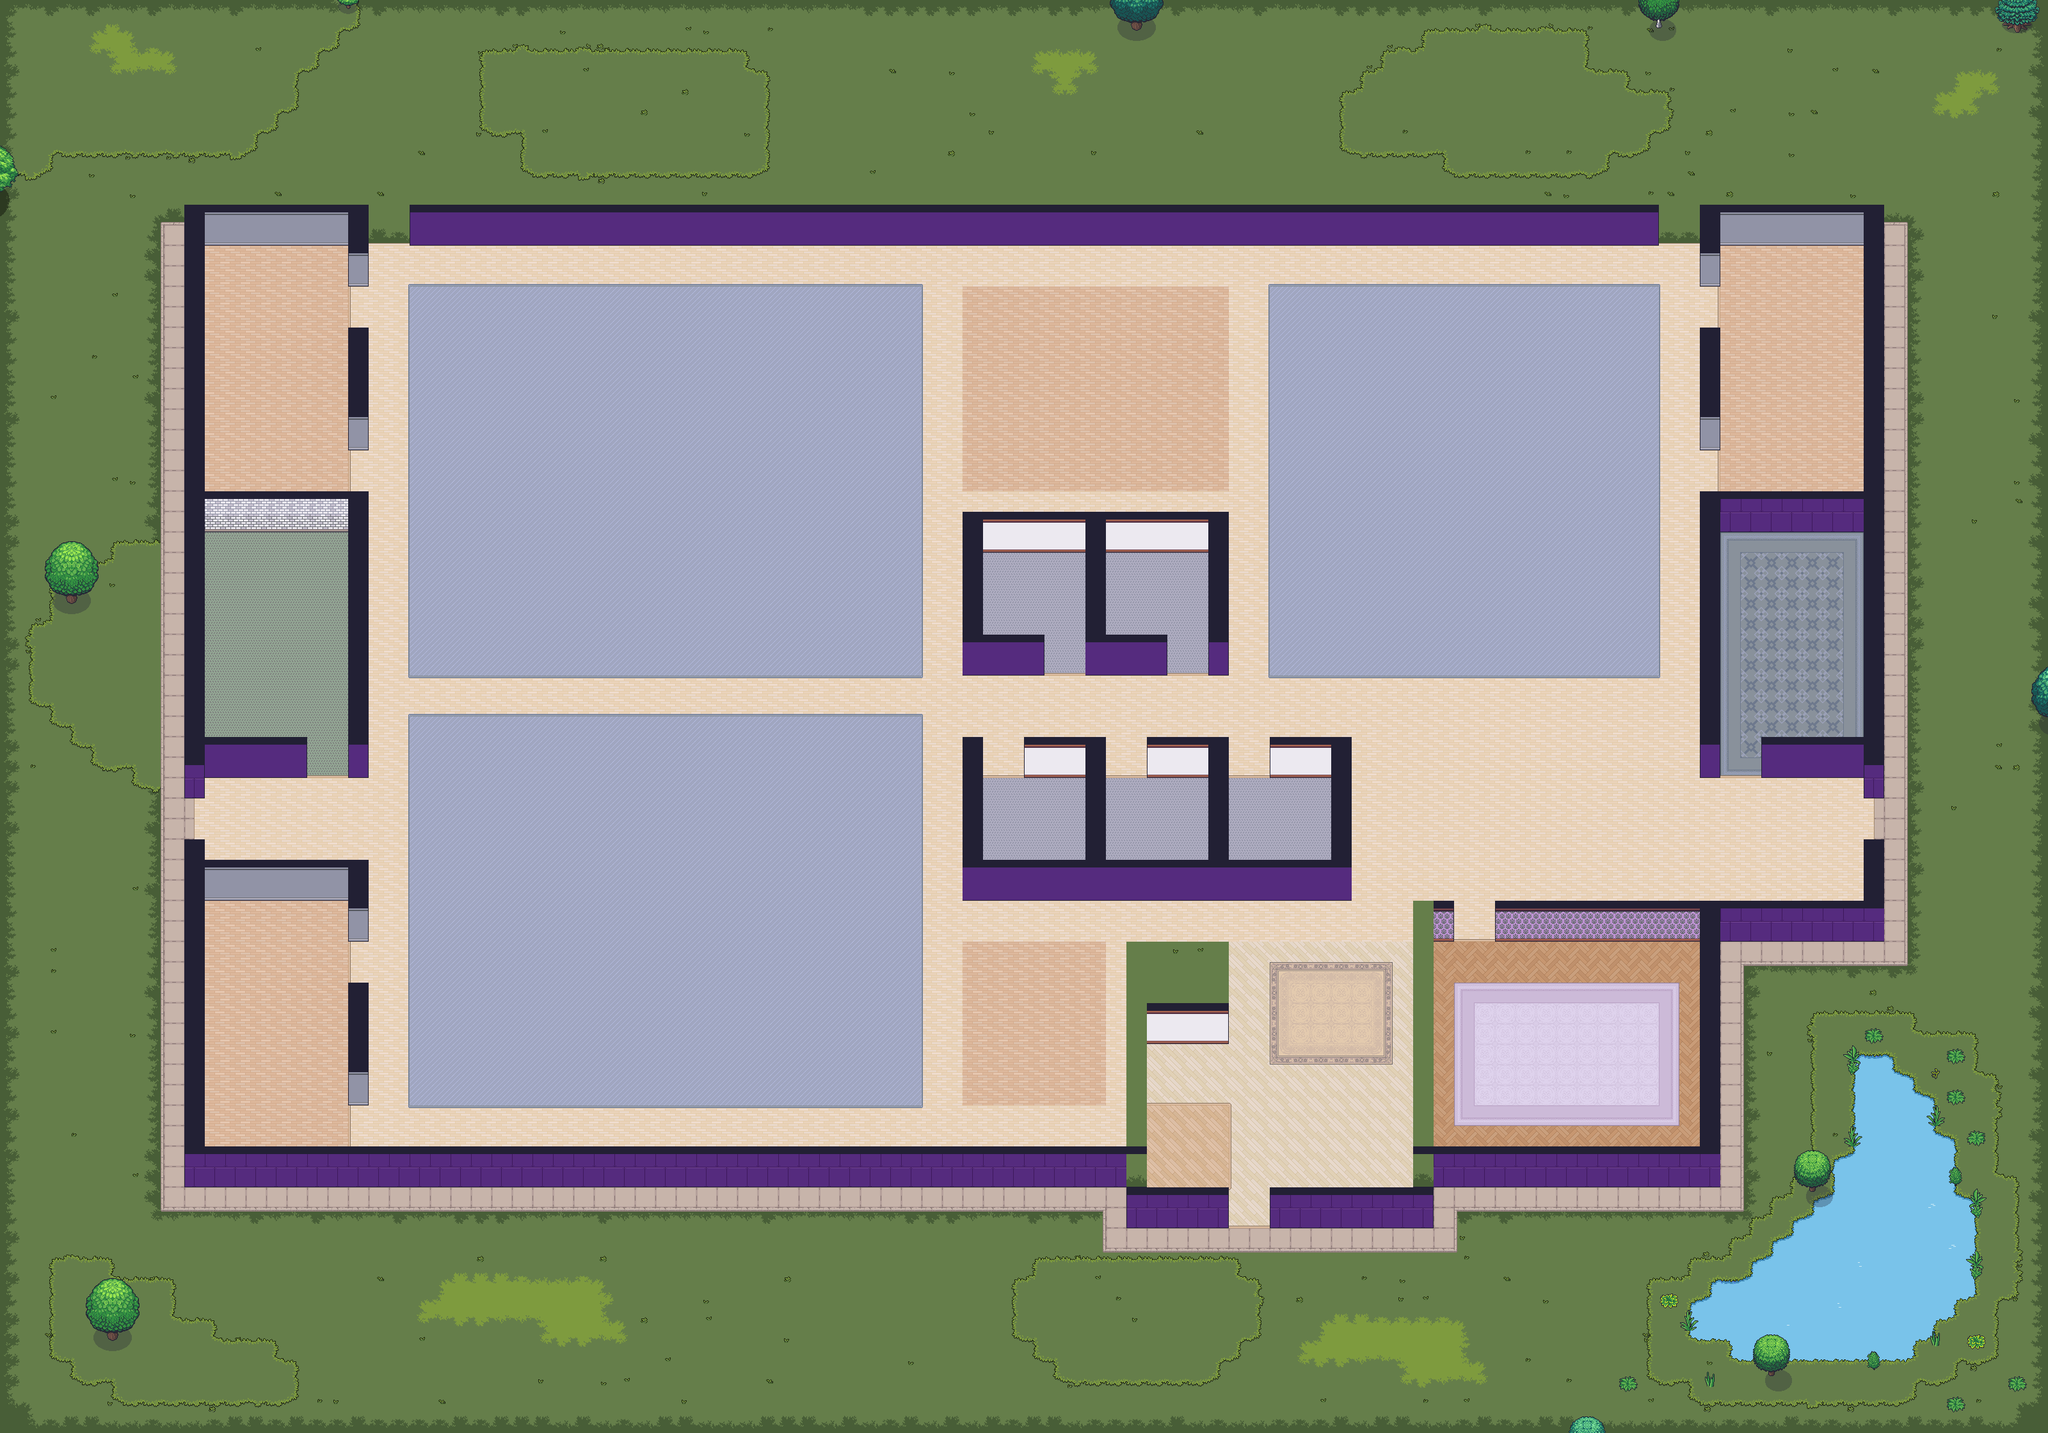

The image is a tile-based game level rendered from a .tmx file. Its description and source (layers, tilesets, objects; grid data summarised) follow:
An orthogonal 100x70 tile map with 32x32 px tiles, 7 tile layers (Terrain 1, Terrain 2, Walls and Floors 1, Walls and Floors 2, ...), 1 hidden layer not drawn, 6 tilesets.

<map version="1.10" tiledversion="1.10.2" orientation="orthogonal" renderorder="right-down" width="100" height="70" tilewidth="32" tileheight="32" infinite="0" nextlayerid="10" nextobjectid="1">
 <tileset firstgid="1" source="../../../tilesets/gather_floors_4.x.tsx" />
 <tileset firstgid="3761" source="../../../tilesets/deprecated tilesheets/gather_exterior_decoration_1.x.tsx" />
 <tileset firstgid="13561" source="../../../tilesets/gather_walls_3.x.tsx" />
 <tileset firstgid="19945" source="../../../tilesets/deprecated tilesheets/Walls/toppers.tsx" />
 <tileset firstgid="21169" source="../../../tilesets/gather_terrains_4.x.tsx" />
 <tileset firstgid="29009" source="../../../tilesets/deprecated tilesheets/gather_plants_outdoor_2.x.tsx" />
 <layer id="7" name="Terrain 1" width="100" height="70">
  <data>[7000 cells, 6999 non-empty, 49 distinct tile ids]</data>
 </layer>
 <layer id="8" name="Terrain 2" width="100" height="70">
  <data>[7000 cells, 852 non-empty, 70 distinct tile ids]</data>
 </layer>
 <layer id="1" name="Walls and Floors 1" width="100" height="70">
  <data>[7000 cells, 4276 non-empty, 56 distinct tile ids]</data>
 </layer>
 <layer id="4" name="Walls and Floors 2" width="100" height="70">
  <data>[7000 cells, 426 non-empty, 15 distinct tile ids]</data>
 </layer>
 <layer id="5" name="Walls and Floors 3" width="100" height="70">
  <data>[7000 cells, 89 non-empty, 6 distinct tile ids]</data>
 </layer>
 <layer id="2" name="Tables" width="100" height="70" visible="0">
  <data>[7000 cells, 401 non-empty, 14 distinct tile ids]</data>
 </layer>
 <layer id="3" name="Toppers" width="100" height="70">
  <data>[7000 cells, 690 non-empty, 9 distinct tile ids]</data>
 </layer>
 <layer id="9" name="plants" width="100" height="70">
  <data>[7000 cells, 94 non-empty, 56 distinct tile ids]</data>
 </layer>
</map>
